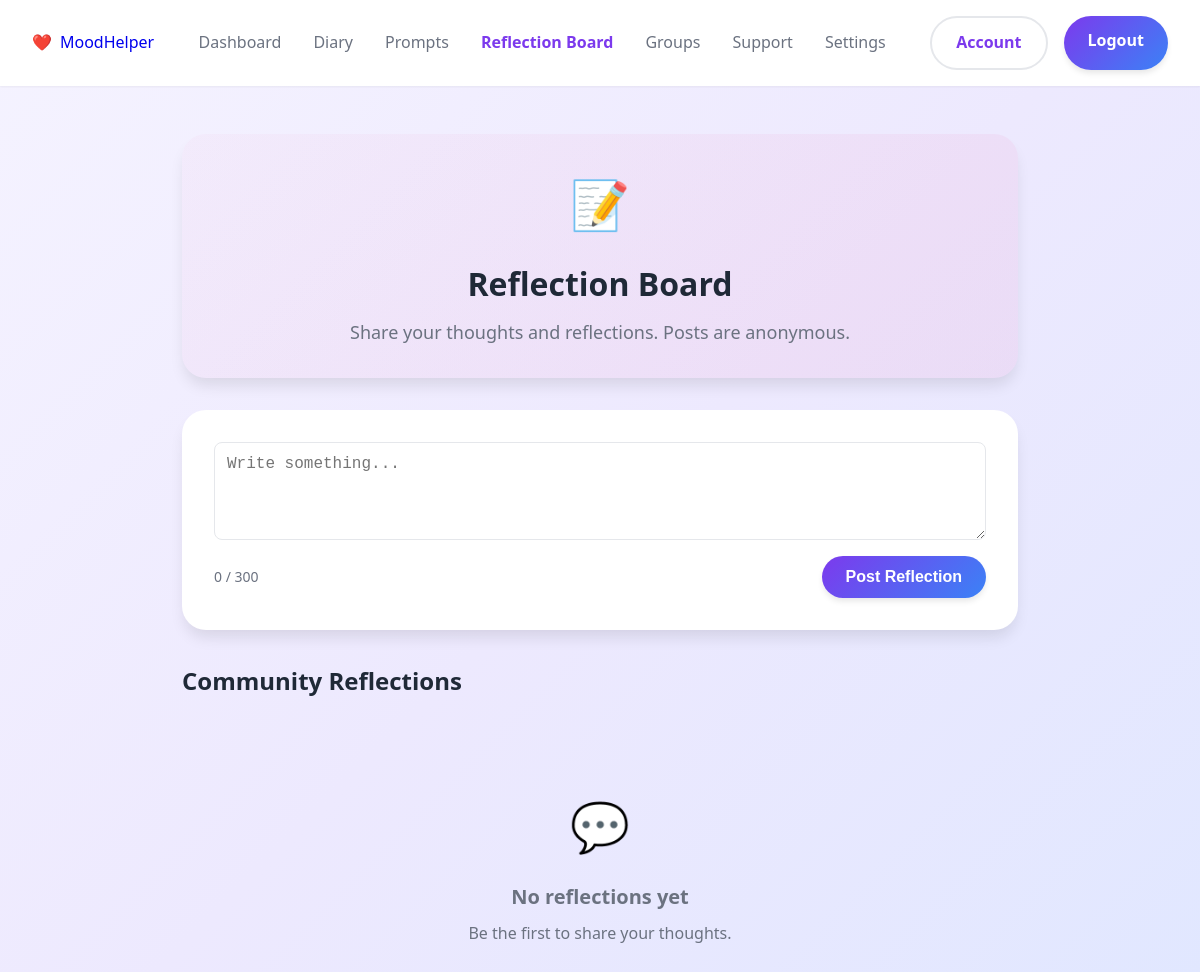
Page /reflection-board.php (signed in) on the earlier database version.
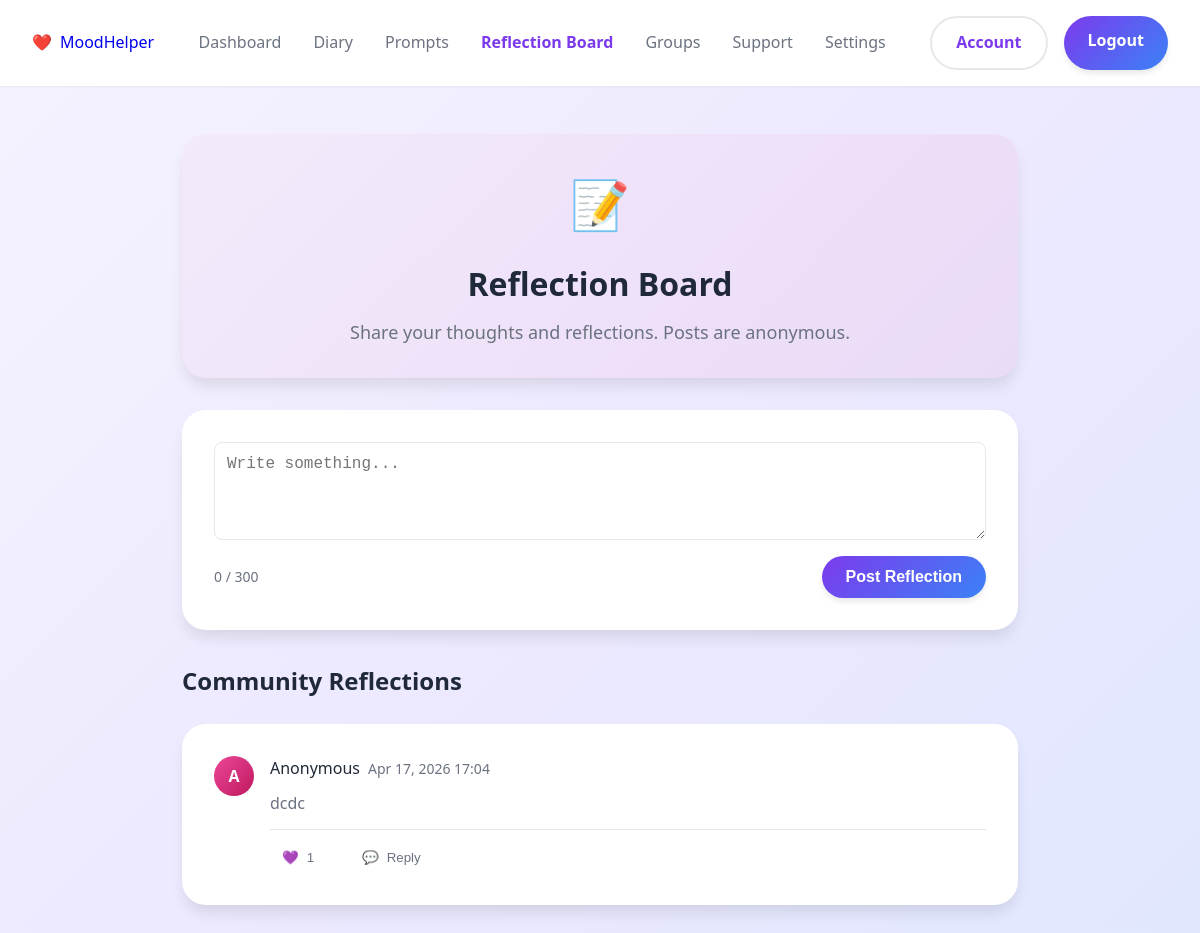
Same page on the later database version.
### tables this page shows
CREATE TABLE IF NOT EXISTS `posts` (
  `post_id` bigint UNSIGNED NOT NULL AUTO_INCREMENT,
  `user_id` int DEFAULT NULL,
  `page` varchar(50) NOT NULL,
  `content` text NOT NULL,
  `created_at` timestamp NULL DEFAULT CURRENT_TIMESTAMP,
  `is_anonymous` tinyint(1) DEFAULT '1',
  PRIMARY KEY (`post_id`),
  UNIQUE KEY `post_id` (`post_id`)
);

### reflection-board.php (the view, shortened to what this page needs)
<?php
include 'Backend/db_connect.php';
$posts = [];
$sql = "SELECT p.post_id, p.user_id, p.content, p.created_at,
               (SELECT COUNT(*) FROM post_hearts ph WHERE ph.post_id = p.post_id) AS hearts_count,
               (SELECT COUNT(*) FROM post_replies r WHERE r.post_id = p.post_id) AS replies_count
        FROM posts p
        WHERE page = 'reflection-board'
        ORDER BY created_at DESC";
$result = $conn->query($sql);
while ($row = $result->fetch_assoc()) {
    $posts[] = $row;
}
?>
<!DOCTYPE html>
<html lang="en">
<head>
<link rel="stylesheet" href="css/styles.css">
</head>
<body>
<nav class="navbar">
<div class="container">
<a href="dashboard.php" class="logo"><span>❤️</span> MoodHelper</a>
<ul class="nav-links">
<li><a href="dashboard.php">Dashboard</a></li>
<li><a href="diary.php">Diary</a></li>
<li><a href="daily-prompt.php">Prompts</a></li>
<li><a href="reflection-board.php" class="active">Reflection Board</a></li>
<li><a href="groups.php">Groups</a></li>
<li><a href="mood-support.php">Support</a></li>
<li><a href="settings.php">Settings</a></li>
</ul>
<div class="nav-buttons">
<a href="account.php" class="btn btn-secondary">Account</a>
<a href="index.html" class="btn btn-primary">Logout</a>
</div>
</div>
</nav>
<div class="container" style="padding:3rem 2rem; max-width:900px;">
<div class="card" style="margin-bottom:2rem; text-align:center; background: linear-gradient(135deg, rgba(236, 72, 153, 0.03), rgba(236, 72, 153, 0.08));">
    <div style="font-size:3rem; margin-bottom:1rem;">📝</div>
    <h1 style="font-size:2rem; margin-bottom:0.5rem;">Reflection Board</h1>
    <p style="color:var(--text-secondary); font-size:1.125rem;">Share your thoughts and reflections. Posts are anonymous.</p>
</div>
<div class="card" style="margin-bottom:2rem;">
    <form method="POST" id="reflectionForm">
        <textarea id="reflectionContent" name="reflection" rows="4" maxlength="300" placeholder="Write something..." required style="width:100%; padding:0.75rem; font-size:1rem; border-radius:0.5rem; border:1px solid var(--border-light);"></textarea>
        <div style="display:flex; justify-content:space-between; align-items:center; margin-top:0.5rem;">
            <div id="charCount" style="color: var(--text-secondary); font-size:0.875rem;">0 / 300</div>
            <button type="submit" class="btn btn-primary">Post Reflection</button>
        </div>
    </form>
</div>
<h2 style="font-size:1.5rem; margin-bottom:1.5rem;">Community Reflections</h2>
<div id="postsContainer">
<?php if (!empty($posts)): ?>
<?php foreach ($posts as $post): ?>
<div class="card" data-postid="<?= $post['post_id'] ?>" style="margin-bottom:1.5rem; position:relative;">
    <div style="display:flex; gap:1rem;">
        <div style="flex-shrink:0;">
            <div style="width:40px; height:40px; background: linear-gradient(135deg, #ec4899, #be185d); border-radius:50%; display:flex; align-items:center; justify-content:center; color:white; font-weight:600;">
                A
            </div>
        </div>
        <div style="flex:1;">
            <div style="display:flex; align-items:center; gap:0.5rem; margin-bottom:0.5rem;">
                <span style="font-weight:500; color:var(--text-primary);">Anonymous</span>
                <span style="color:var(--text-secondary); font-size:0.875rem;"><?= date("M d, Y H:i", strtotime($post['created_at'])) ?></span>
            </div>
            <p style="color:var(--text-secondary); line-height:1.7; margin-bottom:0.75rem;"><?= htmlspecialchars($post['content']) ?></p>
            <div style="display:flex; gap:1.5rem; align-items:center; padding-top:0.75rem; border-top:1px solid var(--border-light);">
                <button class="heartBtn" style="display:flex; align-items:center; gap:0.5rem; background:none; border:none; color:var(--text-secondary); cursor:pointer; padding:0.5rem 0.75rem; border-radius:0.5rem;">
                    <span>💜</span>
                    <span style="font-weight:500;" class="heartCount"><?= $post['hearts_count'] ?></span>
                </button>
                <button class="replyToggleBtn" style="display:flex; align-items:center; gap:0.5rem; background:none; border:none; color:var(--text-secondary); cursor:pointer; padding:0.5rem 0.75rem; border-radius:0.5rem;">
                    <span>💬</span>
                    <span style="font-weight:500;">
                        <?php
                            if($post['replies_count'] == 0) echo "Reply";
                            elseif($post['replies_count'] == 1) echo "1 reply";
                            else echo $post['replies_count'] . " replies";
                        ?>
                    </span>
                </button>
            </div>
        </div>
    </div>
</div>
<?php endforeach; ?>
<?php else: ?>
<div style="text-align:center; padding:4rem 2rem; color:var(--text-secondary);">
    <div style="font-size:3rem; margin-bottom:1rem;">💬</div>
    <h3 style="font-size:1.25rem; margin-bottom:0.5rem;">No reflections yet</h3>
    <p>Be the first to share your thoughts.</p>
</div>
<?php endif; ?>
</div>
</div>
</body>
</html>

Differences in the rows shown:
added posts: created_at "Apr 17, 2026 17:04", content "dcdc", hearts_count "1"
Other differences:
text no longer shown: "💬 No reflections yet Be the first to share your thoughts."
